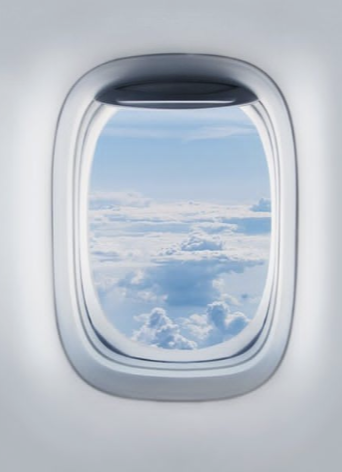
#> input picture assets/base.png, 342 x 472 px
$ python generate_assets.py
#> lines starting #> are read from the running program, lines starting #| are printed output that depends on the picture
#!/usr/bin/env python3
# -*- coding: utf-8 -*-
"""
开发用：从 assets/base.png 生成固定尺寸素材（assets/sz_*.png）
运行一次即可，普通用户无需运行（仓库已带生成好的素材）。
需要： pip install pillow
"""

import os
from PIL import Image

HERE = os.path.dirname(os.path.abspath(__file__))
BASE = os.path.join(HERE, "base.png")

# 固定尺寸（应用不缩放，只用这两档）
SIZES = [
    (140, 193),   # 常驻泡泡
    (132, 182),   # 提醒卡左侧舷窗
]


def main():
    im = Image.open(BASE).convert("RGBA")
#> im is the input picture: PIL image 342x472 RGBA; mean R, G, B, A 185.3, 193, 202.8, 255
    for (w, h) in SIZES:
        im.resize((w, h), Image.LANCZOS).save(
            os.path.join(HERE, f"sz_{w}x{h}.png"))
        print(f"sz_{w}x{h}.png")
#> this loop made 2 passes
#> pass 1, in main, `im.resize((w, h), Image.LANCZOS).save( os.path.join(HERE, f"sz_{w}x{h}..`:
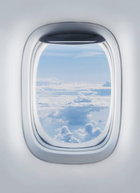
#> saved as sz_140x193.png: PIL image 140x193 RGBA; mean R, G, B, A 185.3, 193, 202.8, 255
#> pass 2, in main, `im.resize((w, h), Image.LANCZOS).save( os.path.join(HERE, f"sz_{w}x{h}..`:
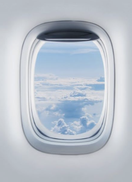
#> saved as sz_132x182.png: PIL image 132x182 RGBA; mean R, G, B, A 185.3, 193, 202.8, 255
    print(f"✅ 共 {len(SIZES)} 个尺寸")


if __name__ == "__main__":
    main()

$ run again, with assets/card_cool_106x146.png copied over assets/base.png
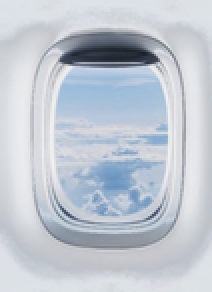
#> input picture assets/card_cool_106x146.png, 106 x 146 px (shown 2 times larger)
#> the loop in main, `for (w, h) in SIZES:` made 2 passes
#> pass 1, in main, `im.resize((w, h), Image.LANCZOS).save( os.path.join(HERE, f"sz_{w}x{h}..`:
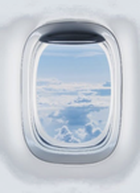
#> saved as sz_140x193.png: PIL image 140x193 RGBA; mean R, G, B, A 192.4, 199.9, 209.5, 255
#> pass 2, in main, `im.resize((w, h), Image.LANCZOS).save( os.path.join(HERE, f"sz_{w}x{h}..`:
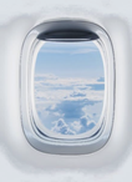
#> saved as sz_132x182.png: PIL image 132x182 RGBA; mean R, G, B, A 192.4, 199.9, 209.4, 255
